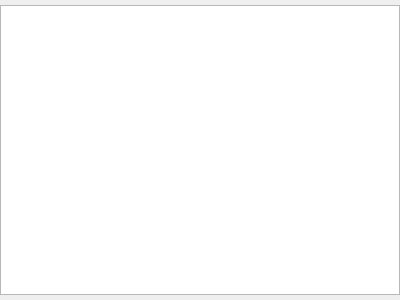
<?xml version="1.0" encoding="UTF-8"?>
<ui version="4.0">
 <class>FilesViewer</class>
 <widget class="QWidget" name="FilesViewer">
  <property name="geometry">
   <rect>
    <x>0</x>
    <y>0</y>
    <width>400</width>
    <height>300</height>
   </rect>
  </property>
  <property name="windowTitle">
   <string>Form</string>
  </property>
  <layout class="QVBoxLayout" name="verticalLayout">
   <property name="leftMargin">
    <number>0</number>
   </property>
   <property name="topMargin">
    <number>5</number>
   </property>
   <property name="rightMargin">
    <number>0</number>
   </property>
   <property name="bottomMargin">
    <number>5</number>
   </property>
   <item>
    <widget class="QTableView" name="m_filesTable">
     <property name="selectionBehavior">
      <enum>QAbstractItemView::SelectRows</enum>
     </property>
     <property name="cornerButtonEnabled">
      <bool>false</bool>
     </property>
     <attribute name="horizontalHeaderHighlightSections">
      <bool>false</bool>
     </attribute>
     <attribute name="verticalHeaderHighlightSections">
      <bool>false</bool>
     </attribute>
    </widget>
   </item>
  </layout>
 </widget>
 <resources/>
 <connections/>
</ui>
